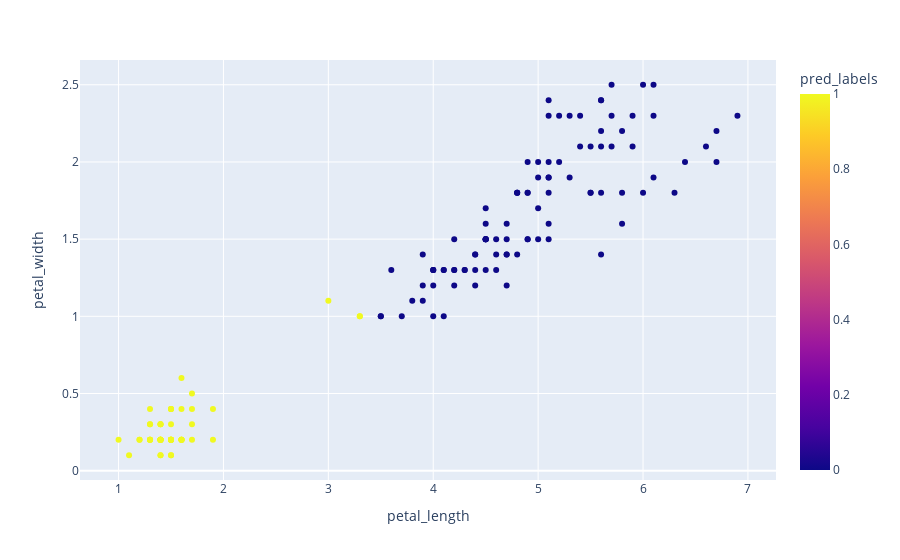

The notebook cell saved with this chart:
### Code cell
px.scatter(df,x="petal_length",y="petal_width", color="pred_labels")

### Figure 1 — Plotly figure (JSON) as saved in the notebook; plotly's stock layout.template omitted (floating-point values rounded to 4 significant figures; data arrays with more than 128 entries replaced by an {"elided": "..."} marker saying what was removed)
{"data": [{"hovertemplate": "petal_length=%{x}<br>petal_width=%{y}<br>pred_labels=%{marker.color}<extra></extra>", "legendgroup": "", "marker": {"color": {"elided": "150 int values"}, "coloraxis": "coloraxis", "symbol": "circle"}, "mode": "markers", "name": "", "orientation": "v", "showlegend": false, "type": "scatter", "x": {"elided": "150 float values"}, "xaxis": "x", "y": {"elided": "150 float values"}, "yaxis": "y"}], "layout": {"autosize": true, "coloraxis": {"colorbar": {"title": {"text": "pred_labels"}}, "colorscale": [[0, "#0d0887"], [0.1111, "#46039f"], [0.2222, "#7201a8"], [0.3333, "#9c179e"], [0.4444, "#bd3786"], [0.5556, "#d8576b"], [0.6667, "#ed7953"], [0.7778, "#fb9f3a"], [0.8889, "#fdca26"], [1, "#f0f921"]]}, "legend": {"tracegroupgap": 0}, "margin": {"t": 60}, "xaxis": {"anchor": "y", "autorange": true, "domain": [0, 1], "range": [0.6413, 7.259], "title": {"text": "petal_length"}, "type": "linear"}, "yaxis": {"anchor": "x", "autorange": true, "domain": [0, 1], "range": [-0.08583, 2.686], "title": {"text": "petal_width"}, "type": "linear"}}}
